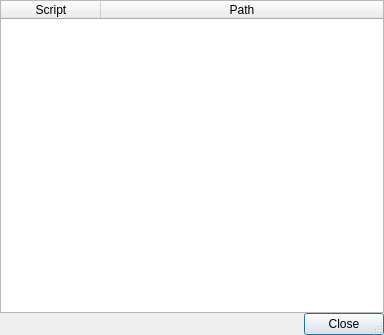
<?xml version="1.0" encoding="UTF-8"?>
<ui version="4.0">
 <class>ScriptListViewer</class>
 <widget class="QDialog" name="ScriptListViewer">
  <property name="geometry">
   <rect>
    <x>0</x>
    <y>0</y>
    <width>384</width>
    <height>335</height>
   </rect>
  </property>
  <property name="windowTitle">
   <string>Dialog</string>
  </property>
  <property name="sizeGripEnabled">
   <bool>true</bool>
  </property>
  <layout class="QVBoxLayout" name="verticalLayout">
   <property name="spacing">
    <number>0</number>
   </property>
   <property name="leftMargin">
    <number>0</number>
   </property>
   <property name="topMargin">
    <number>0</number>
   </property>
   <property name="rightMargin">
    <number>0</number>
   </property>
   <property name="bottomMargin">
    <number>0</number>
   </property>
   <item>
    <widget class="QTableWidget" name="scriptsTable">
     <property name="contextMenuPolicy">
      <enum>Qt::CustomContextMenu</enum>
     </property>
     <property name="midLineWidth">
      <number>0</number>
     </property>
     <property name="editTriggers">
      <set>QAbstractItemView::NoEditTriggers</set>
     </property>
     <property name="dragDropOverwriteMode">
      <bool>false</bool>
     </property>
     <property name="alternatingRowColors">
      <bool>true</bool>
     </property>
     <property name="selectionMode">
      <enum>QAbstractItemView::SingleSelection</enum>
     </property>
     <property name="showGrid">
      <bool>false</bool>
     </property>
     <property name="wordWrap">
      <bool>false</bool>
     </property>
     <property name="columnCount">
      <number>2</number>
     </property>
     <attribute name="horizontalHeaderStretchLastSection">
      <bool>true</bool>
     </attribute>
     <column>
      <property name="text">
       <string>Script</string>
      </property>
     </column>
     <column>
      <property name="text">
       <string>Path</string>
      </property>
     </column>
    </widget>
   </item>
   <item>
    <widget class="QDialogButtonBox" name="buttonBox">
     <property name="orientation">
      <enum>Qt::Horizontal</enum>
     </property>
     <property name="standardButtons">
      <set>QDialogButtonBox::Close</set>
     </property>
    </widget>
   </item>
  </layout>
 </widget>
 <resources/>
 <connections>
  <connection>
   <sender>buttonBox</sender>
   <signal>accepted()</signal>
   <receiver>ScriptListViewer</receiver>
   <slot>accept()</slot>
   <hints>
    <hint type="sourcelabel">
     <x>248</x>
     <y>254</y>
    </hint>
    <hint type="destinationlabel">
     <x>157</x>
     <y>274</y>
    </hint>
   </hints>
  </connection>
  <connection>
   <sender>buttonBox</sender>
   <signal>rejected()</signal>
   <receiver>ScriptListViewer</receiver>
   <slot>reject()</slot>
   <hints>
    <hint type="sourcelabel">
     <x>316</x>
     <y>260</y>
    </hint>
    <hint type="destinationlabel">
     <x>286</x>
     <y>274</y>
    </hint>
   </hints>
  </connection>
 </connections>
</ui>
